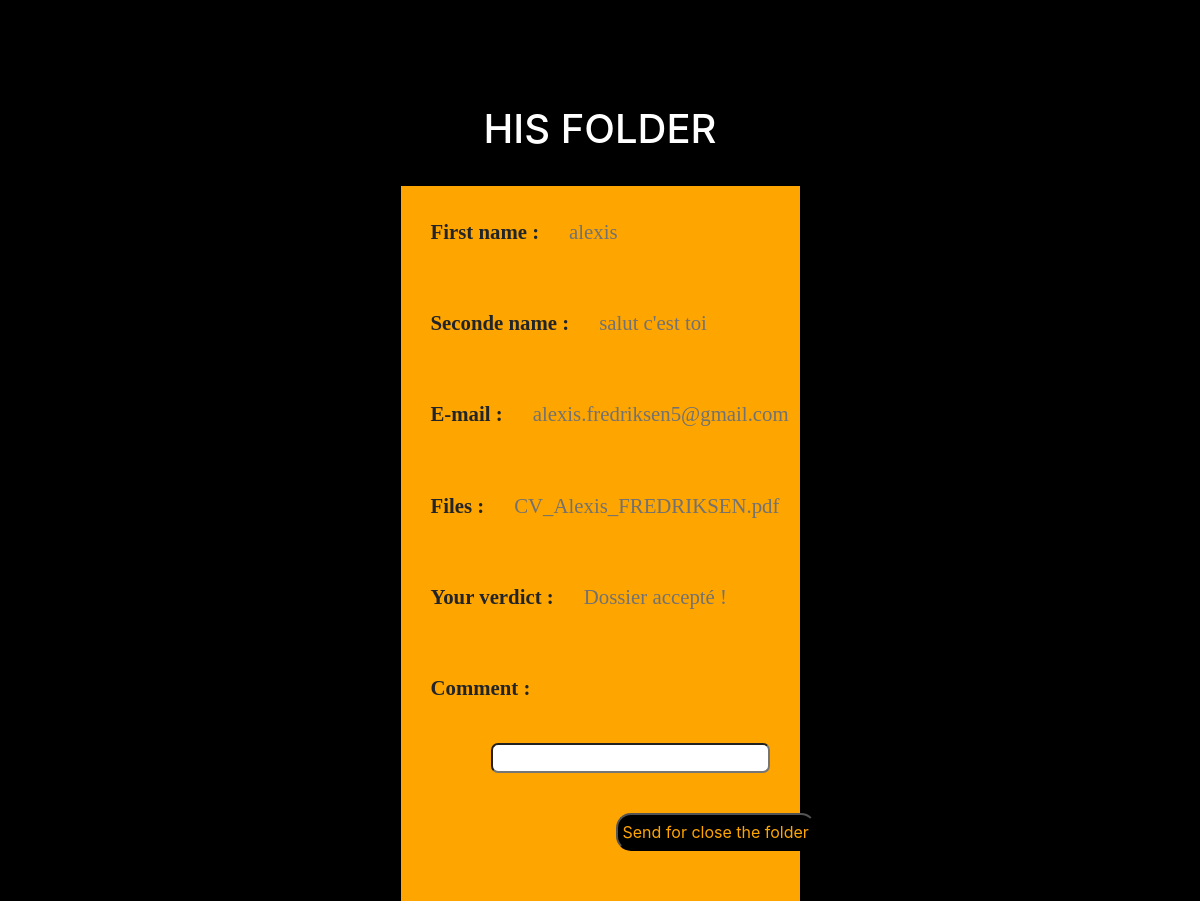
Page /workflow/final on the committed database.
### workflow/models.py (models this page shows)
class File(models.Model):
    f_name = models.CharField(max_length=30)
    s_name = models.CharField(max_length=30)
    mail = models.CharField(max_length=30)
    File = models.FileField(blank=True)
    verdict = models.CharField(max_length=30)

### workflow/views.py (the view, shortened to what this page needs)
# urls.py: path('final', views.workfinal, name='final'),
def workfinal(request):
    Files=File.objects.latest('id')
    contextt={'Files':Files}
    return render(request, 'workflow/final.html', contextt)

### templates/workflow/final.html (shortened to what this page needs)
{% load static %}
<!DOCTYPE html>
<html>
<head>
	<link rel="stylesheet" href="https://stackpath.bootstrapcdn.com/bootstrap/4.1.3/css/bootstrap.min.css">
	<link rel="stylesheet" href="https://use.fontawesome.com/releases/v5.6.1/css/all.css">
    <form enctype="multipart/form-data" action="" method="post">
        <div class="container contenue">
            <h1>His folder</h1>
                <div class="container-fluid formulaire">
                    <div class="row">
                        <label name="f_name" class="text" for="fname">First name :</label>
                        <p class="text1">{{ Files.f_name }}</p>
                    </div>
                    <div class="row">
                        <label name="s_name" class="text" for="sname">Seconde name :</label>
                        <p class="text1">{{ Files.s_name }}</p>
                    </div>
                    <div class="row">
                        <label name="mail" class="text" for="mail">E-mail :</label>
                        <p class="text1">{{ Files.mail }}</p>
                    </div>
                    <div class="row">
                        <label name="files" class="text" for="files">Files :</label>
                        <p class="text1">{{ Files.File }}</p>
                    </div>
                    <div class="row">
                        <label name="files" class="text" for="files">Your verdict :</label>
                        <p class="text1">{{ Files.verdict }}</p>
                    </div>
                    <div class="row">
                        <label name="comment" class="text" for="comment">Comment :</label>
                        <input name="comment" type="text" id="form">
                    </div>
                    <div class="row">
                        <div class="col">
                            <input type="submit" value="Send for close the folder" class="submit">
                        </div>
                    </div>
                </div>
        </div>
    </form>
</body>
</html>

### templates/workflow/final.html (style rules this page uses)
.contenue { margin-top: 10vh; height: 85vh; width: 50%; background-color: #e3e0e000; }
.contenue h1 { text-align: center; padding-top: 25px; padding-bottom: 25px; color: white; text-transform: uppercase; }
#form { width: 70%; display: flex; justify-content: center; align-content: center; text-align: center; margin: 10px; border-radius: 7px; margin-left: 90px; }
.formulaire { background-color: orange; width: 70%; }
.text { display: flex; float: right; font-family: 'Roboto Slab', serif; font-size: 1.3em; margin: 20px 0px 0px 150px; font-weight: 700; margin: 30px 0px 30px 30px; }
.text1 { display: flex; font-family: 'Roboto Slab', serif; font-size: 1.3em; margin: 30px 0px 30px 30px; color: rgb(114, 114, 114); }
.submit { display: flex; margin: 30px 30px 50px 200px; border-radius: 15px; padding: 5px; color: orange; background-color: black; }

### rows in the picture
File: f_name "alexis", s_name "salut c'est toi", mail "alexis.fredriksen5@gmail.com", File "CV_Alexis_FREDRIKSEN.pdf", verdict "Dossier accepté !"
